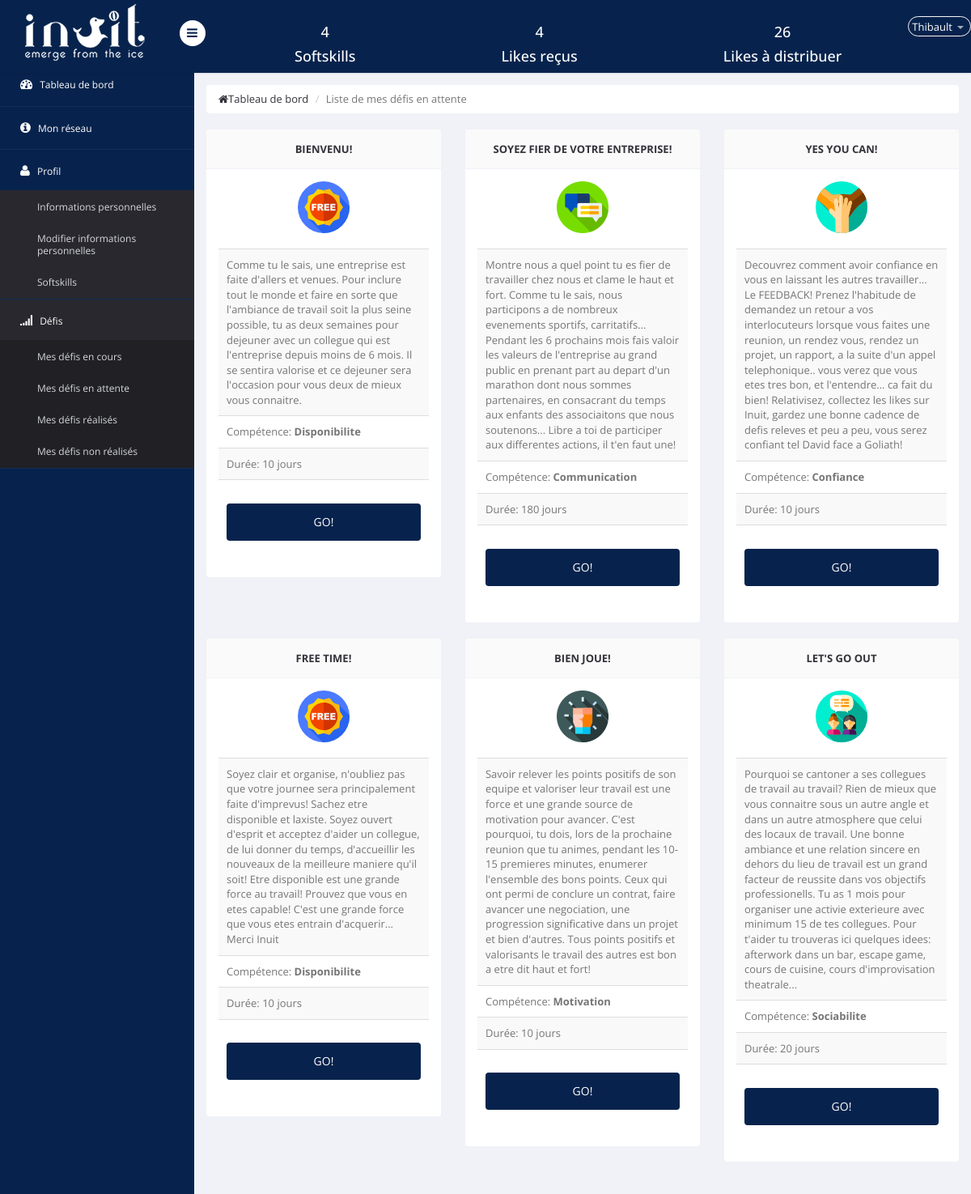
/defis_en_attente.php (signed in), run on the app's committed database.
### tables this page shows
CREATE TABLE IF NOT EXISTS `informations` (
  `id` int(10) NOT NULL AUTO_INCREMENT,
  `likes_recus` int(11) NOT NULL,
  `likes_distrib` int(11) NOT NULL DEFAULT '0',
  `defis_realises` varchar(255) NOT NULL,
  `defis_en_cours` varchar(255) NOT NULL,
  `defis_non_realises` varchar(255) NOT NULL,
  `defis_en_attente` varchar(255) NOT NULL,
  `entreprise` text NOT NULL,
  `equipe` int(11) NOT NULL,
  `type` set('employe','administrateur','manager') NOT NULL,
  `prenom` text NOT NULL,
  `nom` text NOT NULL,
  `competences` varchar(255) NOT NULL,
  `photo` varchar(100) NOT NULL DEFAULT 'user.png',
  `username` varchar(10) NOT NULL,
  `password` varchar(30) NOT NULL,
  `competences_acquises` varchar(255) NOT NULL,
  `date_ech_defis_en_cours` date DEFAULT NULL,
  `email` varchar(255) NOT NULL,
  PRIMARY KEY (`id`)
);

CREATE TABLE IF NOT EXISTS `defis` (
  `id` int(11) NOT NULL AUTO_INCREMENT,
  `nom` text NOT NULL,
  `resume` longtext NOT NULL,
  `competences_acquises` set('Optimisme','Confiance','Sociabilite','Empathie','Communication','Efficacite','Gestion_du_stress','Creativite','Audace','Motivation','Visualisation','Présence','Adaptabilite','Curiosite','Disponibilite') NOT NULL,
  `duree` int(11) NOT NULL,
  `importance` int(11) NOT NULL,
  PRIMARY KEY (`id`)
);

### defis_en_attente.php (the view, shortened to what this page needs)
<?php
require 'include/functions.php';
include("include/header.inc.php");
include("include/menu_haut.inc.php");
include("include/menu_gauche.inc.php");
require_once 'include/db.php';
$req=$pdo->prepare('SELECT * FROM informations WHERE id = ?');
      $req->execute([$_SESSION['auth']->id]);
      $moi=$req->fetch();
$req=$pdo->prepare('SELECT * FROM informations WHERE id = ?');
      $req->execute([$_SESSION['auth']->id]);
      $defis=$req->fetch()->defis_en_attente;
if($defis!=''){
    $defis_en_attente=explode(",", $defis);
}
else $defis_en_attente='';
 ?>
<body>
<section id="main-content">
        <section class="wrapper">
            <div class="row">
                <div class="col-md-12">
                    <ul class="breadcrumb">
                        <li><a href="tableau_de_bord.php"><i class="fa fa-home"></i>Tableau de bord</a></li>
                        <li class="active">Liste de mes défis en attente</li>
                    </ul>
                </div>
            </div>
            <div class="row">
                <?php if($defis_en_attente!==''){
                 foreach ($defis_en_attente as $def) :
                 $req=$pdo->prepare('SELECT * FROM defis WHERE id = ?');
                 $req->execute([$def]);
                 $defis=$req->fetch(); ?>
                <div class="col-lg-4">
                    <section class="panel">
                        <header class="panel-heading">
                            <center>
                            <tr><a><b><?php echo($defis->nom)?></a></b> </tr>
                 </center>
                        </header>
                        <div class="panel-body">
                            <table class="table table-striped">
                                <thead>
                                <?php  if ($defis->competences_acquises=='Confiance'){ ?>
                                <center> <a class="displayed"><img src="images/awards/confiance.png" alt=""></a> </center>
                                <?php  }elseif ($defis->competences_acquises=='Optimisme'){ ?>
                                <center> <a class="displayed"><img src="images/awards/optimisme.png" alt=""></a> </center>
                                <?php  }elseif ($defis->competences_acquises=='Sociabilite'){ ?>
                                <center> <a class="displayed"><img src="images/awards/sociabilite.png" alt=""></a> </center>
                                <?php  }elseif ($defis->competences_acquises=='Empathie'){ ?>
                                <center> <a class="displayed"><img src="images/awards/empathie.png" alt=""></a> </center>
                                <?php  }elseif ($defis->competences_acquises=='Communication'){ ?>
                                <center> <a class="displayed"><img src="images/awards/communication.png" alt=""></a> </center>
                                <?php  }elseif ($defis->competences_acquises=='Efficacite'){ ?>
                                <center> <a class="displayed"><img src="images/awards/efficacite.png" alt=""></a> </center>
                                <?php  }elseif ($defis->competences_acquises=='Gestion_du_stress'){ ?>
                                <center> <a class="displayed"><img src="images/awards/stress.png" alt=""></a> </center>
                                <?php  }elseif ($defis->competences_acquises=='Creativite'){ ?>
                                <center> <a class="displayed"><img src="images/awards/creativite.png" alt=""></a> </center>
                                <?php  }elseif ($defis->competences_acquises=='Audace'){ ?>
                                <center> <a class="displayed"><img src="images/awards/audace.png" alt=""></a> </center>
                                <?php  } elseif ($defis->competences_acquises=='Motivation'){ ?>
                                <center> <a class="displayed"><img src="images/awards/motivation.png" alt=""></a> </center>
                                <?php   }elseif ($defis->competences_acquises=='Visualisation'){ ?>
                                <center> <a class="displayed"><img src="images/awards/visualisation.png" alt=""></a> </center>
                                <?php   }elseif ($defis->competences_acquises=='Presence'){ ?>
                                <center> <a class="displayed"><img src="images/awards/presence.png" alt=""></a> </center>
                                <?php  }elseif ($defis->competences_acquises=='Adaptabilite'){ ?>
                                <center> <a class="displayed"><img src="images/awards/adaptabilite.png" alt=""></a> </center>
                                <?php  }elseif ($defis->competences_acquises=='Curiosite'){ ?>
                                <center> <a class="displayed"><img src="images/awards/curiosite.png" alt=""></a> </center>
                                <?php   }elseif ($defis->competences_acquises=='Disponibilite'){ ?>
                                <center> <a class="displayed"><img src="images/awards/disponibilite.png" alt=""></a> </center>
                                <?php }   ?>
                                <br>
                               </thead>
                                <tbody>
                                    <tr>
                                        <td> <?php echo($defis->resume)?> </td>
                                    </tr>
                                    <tr>
                                        <td> Compétence: <b><?php echo ($defis->competences_acquises)?> </b></td>
                                    </tr>
                                    <tr>
                                        <td> Durée: <?php echo ($defis->duree)?> jours </td>
                                    </tr>
                                    <tr>
                                        <td>
                                        <br>
                                            <center>
                                            <?php if($moi->defis_en_cours==''){ echo("<a href=\"choisir_defis.php?id_def=".$defis->id." \"  type=\"button\" class=\"btn btn-compose\">GO!</a>"); } ?>
                                            </center>
                                        </td>
                                    </tr>
                                </tbody>
                            </table>
                        </div>
                    </section>
                </div>
                <?php endforeach;
                } ?>
            </div>
        </section>
    </section>
</body>
</html>

### include/header.inc.php (shortened to what this page needs)
<!DOCTYPE html>
<html lang="en">
<head>
    <link href="css/bootstrap.min.css" rel="stylesheet">
    <link href="css/bootstrap-reset.css" rel="stylesheet">
    <link href="css/font-awesome/css/font-awesome.min.css" rel="stylesheet" />
    <link href="css/style.css" rel="stylesheet">
    <link href="css/style-responsive.css" rel="stylesheet" />
</head>

### include/menu_haut.inc.php (shortened to what this page needs)
<?php
require_once 'include/db.php';
$req=$pdo->prepare('SELECT * FROM informations WHERE id = ?');
      $req->execute([$_SESSION['auth']->id]);
    $req=$pdo->prepare('SELECT * FROM informations WHERE id = ?');
    $req->execute([$_SESSION['auth']->id]);
    $moi=$req->fetch();
    $nb_like_distrib=$moi->likes_distrib;
    $nb_like_recus=$moi->likes_recus;
    $competences=$moi->competences_acquises;
    if($competences!=''){
        $array_comp=explode(',', $competences);
        $nb_comp=count($array_comp);
    }
    else $nb_comp='0';
?>
<section id="container" >
<header class="header fixed-top clearfix">
<div class="brand">
      <a href="tableau_de_bord.php" class="logo">
      <img src="images/logo_inuit.png" alt="">
    </a>
    <div class="sidebar-toggle-box">
        <div class="fa fa-bars"></div>
    </div>
</div>
<div class="top-nav clearfix">
 <ul class="nav pull-left top-menu1">
<h4><?php echo $nb_comp ?></h4>
<h4>Softskills</h4>
</ul>
<ul class="nav pull-left top-menu2">
<h4><?php echo $nb_like_recus ?></h4>
<h4>Likes reçus </h4>
</ul>
<ul class="nav pull-left top-menu3">
<h4><?php echo $nb_like_distrib ?></h4>
<h4>Likes à distribuer</h4>
</ul>
    <ul class="nav pull-right top-menu">
        <li class="dropdown">
            <a data-toggle="dropdown" class="dropdown-toggle" href="modification_information.php">
                <span class="username"><?php echo($_SESSION['auth']->prenom); ?></span>
                <b class="caret"></b>
            </a>
        </li>
    </ul>
</div>
</header>

### include/menu_gauche.inc.php
<?php
      $page = $_SERVER['REQUEST_URI'];
      $page = str_replace("/projet-ppe/", "",$page);
?>
<aside>
    <div id="sidebar" class="nav-collapse">
                    <div class="leftside-navigation">
            <ul class="sidebar-menu" id="nav-accordion">
            <li>
                <a href="tableau_de_bord.php" <?php if($page == "tableau_de_bord.php" ){echo 'class="active"';} ?>>
                    <i class="fa fa-dashboard"></i>
                    <span>Tableau de bord</span>
                </a>
            </li>
            <li class="sub-menu">
                <a href="liste_connexion.php" <?php if($page == "liste_connexion.php"){echo 'class="active"';} ?>>
                    <i class="fa fa-info-circle"></i>
                    <span>Mon réseau</span>
                </a>
            </li>
            <li class="sub-menu">
                <a href="javascript:;" <?php if($page == "modification_information.php" || $page=="modification_information_modif.php" || $page=="modification_information_competences.php"){echo 'class="active"';} ?>>
                    <i class="fa fa-user"></i>
                    <span>Profil</span>
                </a>
                <ul class="sub">
                    <li <?php if($page == "modification_information.php" ){echo 'class="active"';} ?>><a href="modification_information.php">Informations personnelles</a></li>
                </ul>
                <ul class="sub">
                    <li <?php if($page == "modification_information_modifs.php" ){echo 'class="active"';} ?>><a href="modification_information_modifs.php">Modifier informations personnelles</a></li>
                </ul>
                <ul class="sub">
                    <li <?php if($page == "modification_information_competences.php" ){echo 'class="active"';} ?>><a href="modification_information_competences.php">Softskills</a></li>
                </ul>
            </li>
            <li class="sub-menu">
                <a href="javascript:;" <?php if($page == "defis_en_cours.php" || $page=="defis_en_attente.php" || $page="defis_non_realises.php" || $page=="defis_realises.php"){echo 'class="active"';} ?>>
                    <i class="fa fa-signal"></i>
                    <span>Défis</span>
                </a>
                <ul class="sub">
                    <li <?php if($page == "defis_en_cours.php" ){echo 'class="active"';} ?>><a href="defis_en_cours.php">Mes défis en cours</a></li>
                </ul>
                <ul class="sub">
                    <li <?php if($page == "defis_en_attente.php" ){echo 'class="active"';} ?>><a href="defis_en_attente.php">Mes défis en attente</a></li>
                </ul>
                <ul class="sub">
                    <li <?php if($page == "defis_realises.php" ){echo 'class="active"';} ?>><a href="defis_realises.php">Mes défis réalisés</a></li>
                </ul>
                <ul class="sub">
                    <li <?php if($page == "defis_non_realises.php" ){echo 'class="active"';} ?>><a href="defis_non_realises.php">Mes défis non réalisés</a></li>
                </ul>
            </li>
        </ul></div>
    </div>
</aside>

### data on the page
informations: competences_acquises "4", likes_recus "4", likes_distrib "26", prenom "Thibault"
defis: nom "BIENVENU!", resume "Comme tu le sais, une entreprise est faite d'allers et venues. Pour inclure tout le monde et faire en sorte que l'ambiance de travail soit la plus seine possible, tu as deux semaines pour dejeuner avec un collegue qui est l'entreprise depuis moins de 6 mois. Il se sentira valorise et ce dejeuner sera l'occasion pour vous deux de mieux vous connaitre.", competences_acquises "Disponibilite", duree "10"
defis: nom "SOYEZ FIER DE VOTRE ENTREPRISE!", resume "Montre nous a quel point tu es fier de travailler chez nous et clame le haut et fort. Comme tu le sais, nous participons a de nombreux evenements sportifs, carritatifs... Pendant les 6 prochains mois fais valoir les valeurs de l'entreprise au grand public en prenant part au depart d'un marathon dont nous sommes partenaires, en consacrant du temps aux enfants des associaitons que nous soutenons... Libre a toi de participer aux differentes actions, il t'en faut une!", competences_acquises "Communication", duree "180"
defis: nom "YES YOU CAN!", resume "Decouvrez comment avoir confiance en vous en laissant les autres travailler... Le FEEDBACK! Prenez l'habitude de demandez un retour a vos interlocuteurs lorsque vous faites une reunion, un rendez vous, rendez un projet, un rapport, a la suite d'un appel telephonique.. vous verez que vous etes tres bon, et l'entendre... ca fait du bien! Relativisez, collectez les likes sur Inuit, gardez une bonne cadence de defis releves et peu a peu, vous serez confiant tel David face a Goliath!", competences_acquises "Confiance", duree "10"
defis: nom "FREE TIME!", resume "Soyez clair et organise, n'oubliez pas que votre journee sera principalement faite d'imprevus! Sachez etre disponible et laxiste. Soyez ouvert d'esprit et acceptez d'aider un collegue, de lui donner du temps, d'accueillir les nouveaux de la meilleure maniere qu'il soit! Etre disponible est une grande force au travail! Prouvez que vous en etes capable! C'est une grande force que vous etes entrain d'acquerir... Merci Inuit", competences_acquises "Disponibilite", duree "10"
defis: nom "BIEN JOUE!", resume "Savoir relever les points positifs de son equipe et valoriser leur travail est une force et une grande source de motivation pour avancer. C'est pourquoi, tu dois, lors de la prochaine reunion que tu animes, pendant les 10-15 premieres minutes, enumerer l'ensemble des bons points. Ceux qui ont permi de conclure un contrat, faire avancer une negociation, une progression significative dans un projet et bien d'autres. Tous points positifs et valorisants le travail des autres est bon a etre dit haut et fort!", competences_acquises "Motivation", duree "10"
defis: nom "LET'S GO OUT", resume "Pourquoi se cantoner a ses collegues de travail au travail? Rien de mieux que vous connaitre sous un autre angle et dans un autre atmosphere que celui des locaux de travail. Une bonne ambiance et une relation sincere en dehors du lieu de travail est un grand facteur de reussite dans vos objectifs professionells. Tu as 1 mois pour organiser une activie exterieure avec minimum 15 de tes collegues. Pour t'aider tu trouveras ici quelques idees: afterwork dans un bar, escape game, cours de cuisine, cours d'improvisation theatrale...", competences_acquises "Sociabilite", duree "20"
